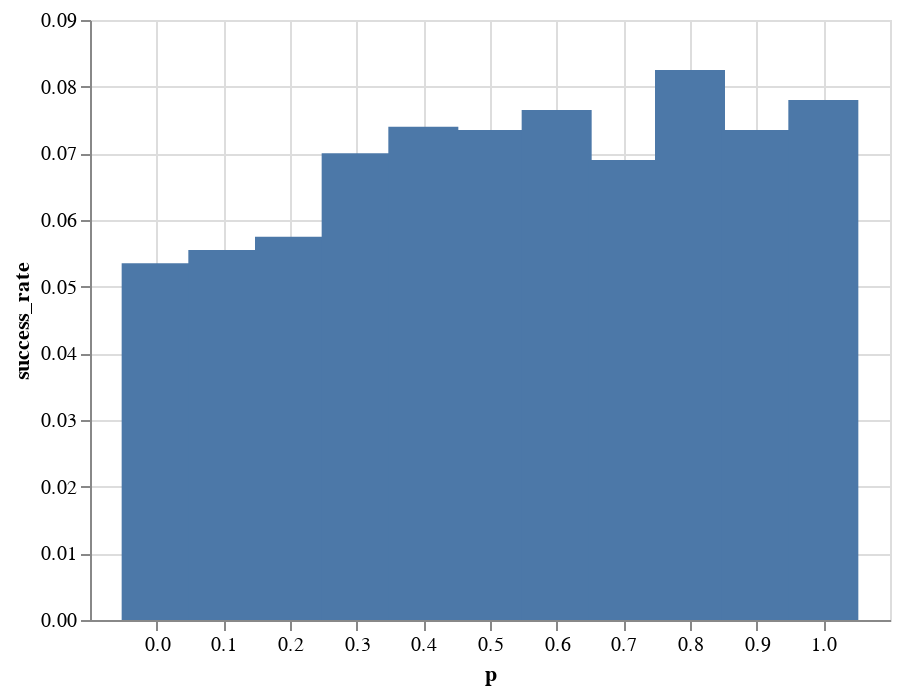

This figure's notebook cell:
### Code cell
# This cell may take a long time to run
chart = simulation_plot(20, 7, 1, 2000)        
chart

### Figure 1 — Vega-Lite specification as saved in the notebook (floating-point values rounded to 4 significant figures)
{"config": {"view": {"continuousWidth": 400, "continuousHeight": 300}}, "data": {"name": "data-fab6d00b177decf80e05809c14ff8f58"}, "mark": {"type": "bar", "size": 35}, "encoding": {"x": {"type": "quantitative", "axis": {"values": [0.0, 0.1, 0.2, 0.3, 0.4, 0.5, 0.6, 0.7, 0.8, 0.9, 1.0]}, "field": "p", "title": "p"}, "y": {"type": "quantitative", "field": "success_rate", "title": "success_rate"}}, "$schema": "https://vega.github.io/schema/vega-lite/v4.8.1.json", "datasets": {"data-fab6d00b177decf80e05809c14ff8f58": [{"p": 0.0, "success_rate": 0.0535}, {"p": 0.1, "success_rate": 0.0555}, {"p": 0.2, "success_rate": 0.0575}, {"p": 0.3, "success_rate": 0.07}, {"p": 0.4, "success_rate": 0.074}, {"p": 0.5, "success_rate": 0.0735}, {"p": 0.6, "success_rate": 0.0765}, {"p": 0.7, "success_rate": 0.069}, {"p": 0.8, "success_rate": 0.0825}, {"p": 0.9, "success_rate": 0.0735}, {"p": 1.0, "success_rate": 0.078}]}}
